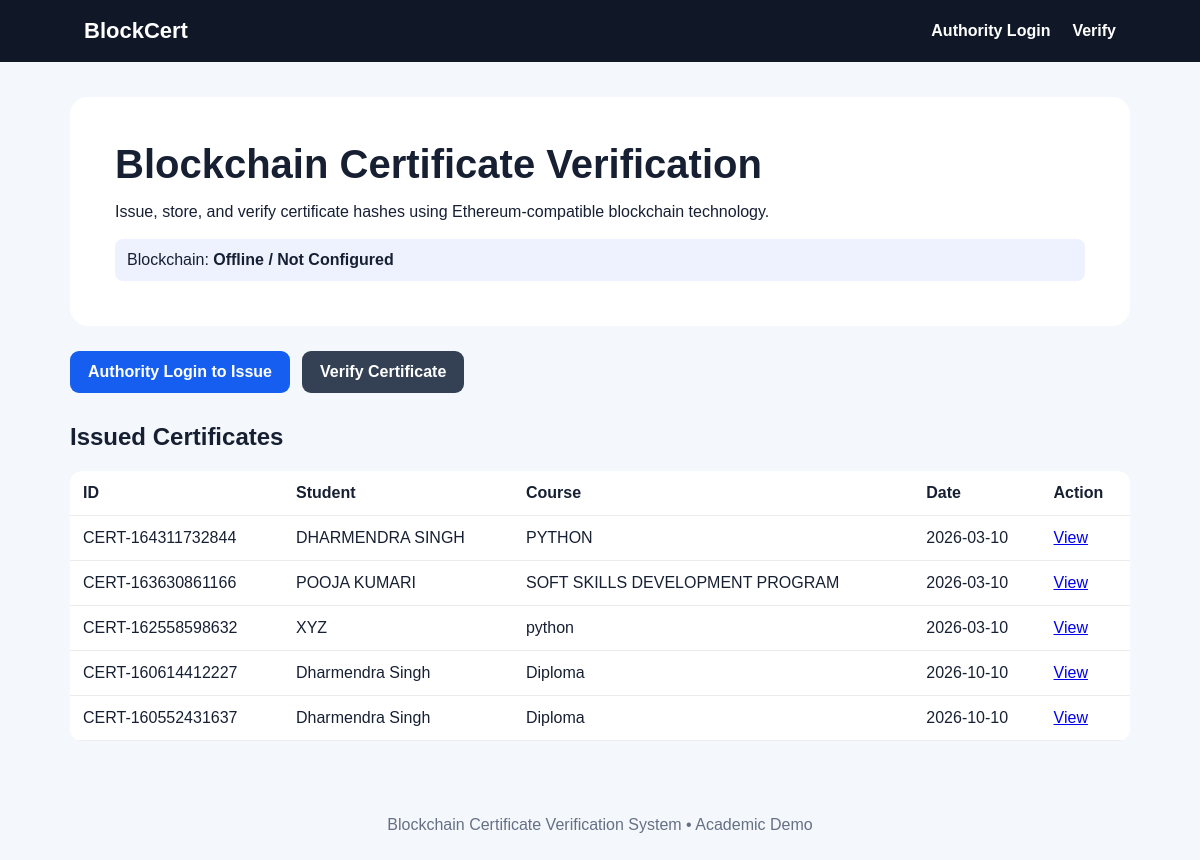
The page / on the database its author committed.
### tables this page shows
CREATE TABLE certificates (
            id INTEGER PRIMARY KEY AUTOINCREMENT,
            certificate_id TEXT UNIQUE NOT NULL,
            student_name TEXT NOT NULL,
            course TEXT NOT NULL,
            institute TEXT NOT NULL,
            issue_date TEXT NOT NULL,
            certificate_hash TEXT NOT NULL,
            transaction_hash TEXT,
            qr_filename TEXT,
            created_at TEXT NOT NULL
        , start_date TEXT NOT NULL DEFAULT '', end_date TEXT NOT NULL DEFAULT '', description TEXT NOT NULL DEFAULT '');

### app.py (the view)
@app.route("/")
def index():
    conn = db()
    certificates = conn.execute("SELECT * FROM certificates ORDER BY id DESC").fetchall()
    conn.close()
    return render_template("index.html", certificates=certificates, blockchain=blockchain.status())

### app.py (called while the page is built)
def db():
    conn = sqlite3.connect(DB_PATH)
    conn.row_factory = sqlite3.Row
    return conn

### blockchain/blockchain.py (called while the page is built)
    def status(self):
        return {
            "connected": self.connected,
            "network": GANACHE_URL,
            "contract": CONTRACT_ADDRESS or "Not configured"
        }

### templates/index.html
{% extends "base.html" %}{% block content %}
<section class="hero">
<h1>Blockchain Certificate Verification</h1>
<p>Issue, store, and verify certificate hashes using Ethereum-compatible blockchain technology.</p>
<div class="status">Blockchain: <b>{{ "Connected" if blockchain.connected else "Offline / Not Configured" }}</b></div>
</section>
<div class="actions">
{% if session.get('authority_authenticated') %}<a class="btn" href="{{ url_for('issue') }}">+ Issue Certificate</a>
{% else %}<a class="btn" href="{{ url_for('login') }}">Authority Login to Issue</a>{% endif %}
<a class="btn secondary" href="{{ url_for('verify_page') }}">Verify Certificate</a>
</div>
<h2>Issued Certificates</h2>
<table><tr><th>ID</th><th>Student</th><th>Course</th><th>Date</th><th>Action</th></tr>
{% for c in certificates %}<tr><td>{{c.certificate_id}}</td><td>{{c.student_name}}</td><td>{{c.course}}</td><td>{{c.issue_date}}</td><td><a href="{{url_for('certificate',certificate_id=c.certificate_id)}}">View</a></td></tr>{% else %}<tr><td colspan="5">No certificates yet.</td></tr>{% endfor %}
</table>
{% endblock %}

### static/css/style.css (style rules this page uses)
* { box-sizing:border-box }
body { margin:0;font-family:Arial,sans-serif;background:#f4f7fb;color:#172033 }
.hero { background:white;padding:45px;border-radius:18px;margin-bottom:25px }
.hero h1 { font-size:40px;margin:0 0 12px }
.status { margin-top:18px;padding:12px;background:#eef2ff;border-radius:8px }
.btn { display:inline-block;border:0;background:#155eef;color:white;padding:12px 18px;border-radius:9px;text-decoration:none;cursor:pointer;font-weight:700 }
.secondary { background:#344054 }
.actions { display:flex;gap:12px;margin-bottom:30px }
table { width:100%;background:white;border-collapse:collapse;border-radius:12px;overflow:hidden }
th,td { padding:13px;border-bottom:1px solid #eaecf0;text-align:left }

### rows shown on the page
certificates: certificate_id "CERT-164311732844", student_name "DHARMENDRA SINGH", course "PYTHON", issue_date "2026-03-10"
certificates: certificate_id "CERT-163630861166", student_name "POOJA KUMARI", course "SOFT SKILLS DEVELOPMENT PROGRAM", issue_date "2026-03-10"
certificates: certificate_id "CERT-162558598632", student_name "XYZ", course "python", issue_date "2026-03-10"
certificates: certificate_id "CERT-160614412227", student_name "Dharmendra Singh", course "Diploma", issue_date "2026-10-10"
certificates: certificate_id "CERT-160552431637", student_name "Dharmendra Singh", course "Diploma", issue_date "2026-10-10"

### other values the page prints
{{ "Connected" if blockchain.connected else "Offline / Not Configured" }} "Offline / Not Configured"
